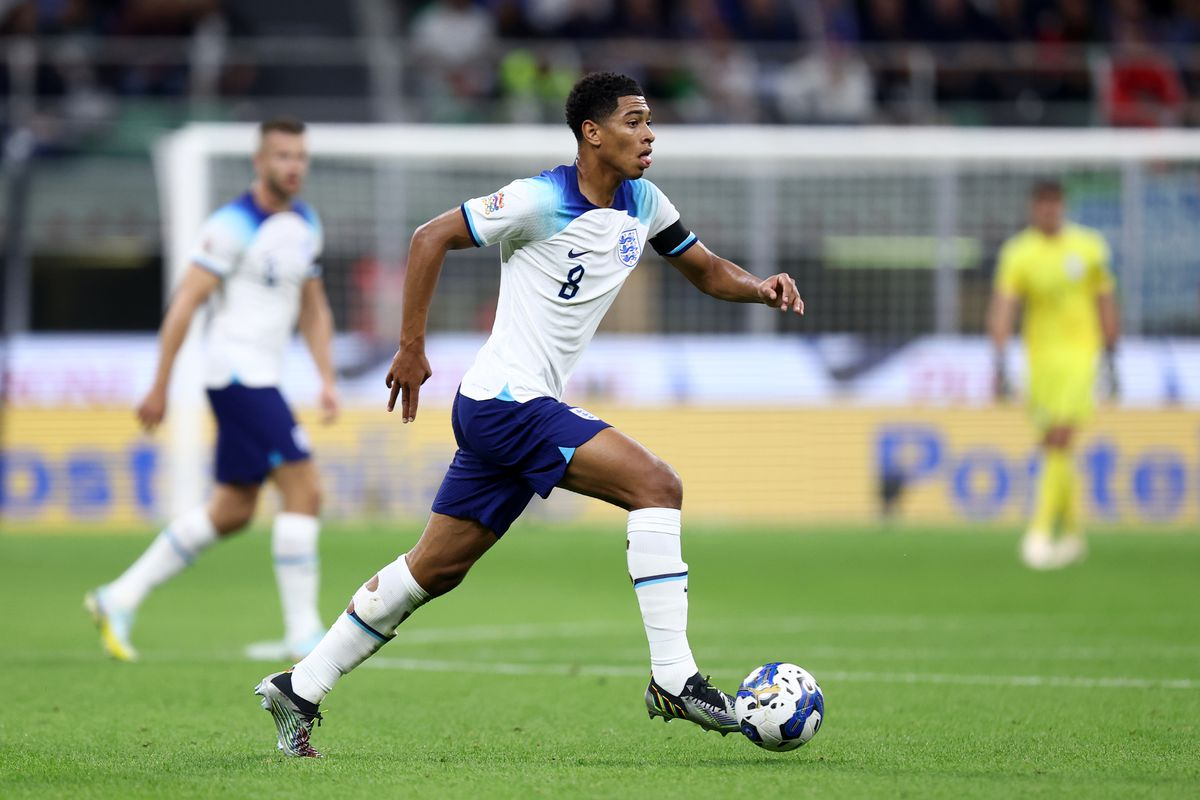
#> input picture EXPERIMENT 02/bellingam.jpg, 1200 x 800 px, found by its file name
$ python geometric_transformation_demo.py
#> lines starting #> are read from the running program, lines starting #| are printed output that depends on the picture
import cv2
import numpy as np
from matplotlib import pyplot as plt

image = cv2.imread('EXPERIMENT 02/bellingam.jpg',1)
#> image is the input picture: shape (800, 1200, 3); mean B, G, R 115.5, 141.5, 130.8

rows, cols, ch = image.shape
#> rows = 800; cols = 1200; ch = 3

pts1_affine = np.float32([[50, 50], [200, 50], [50, 200]])
pts2_affine = np.float32([[10, 100], [200, 50], [100, 250]])
M_affine = cv2.getAffineTransform(pts1_affine, pts2_affine)
affine_transformed = cv2.warpAffine(image, M_affine, (cols, rows))
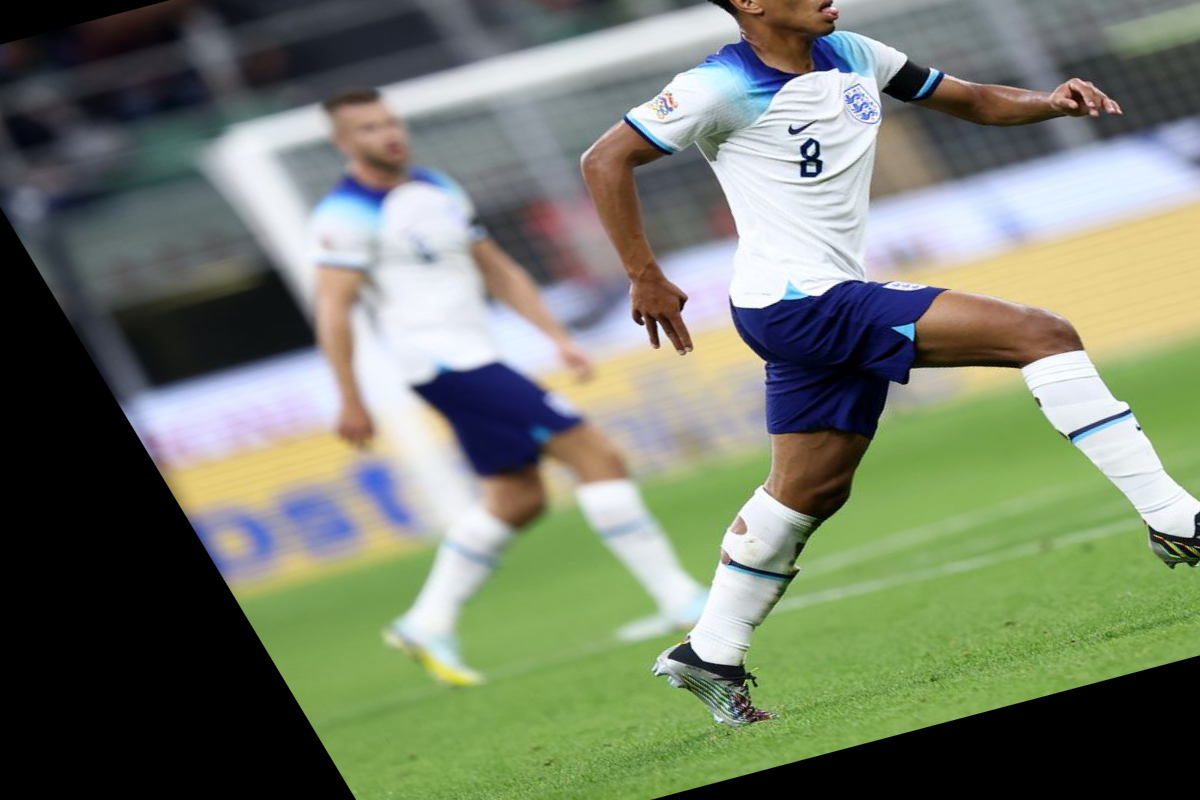
#> affine_transformed: shape (800, 1200, 3); mean B, G, R 107, 125, 116.8

pts1_perspective = np.float32([[50, 50], [200, 50], [50, 200], [200, 200]])
pts2_perspective = np.float32([[10, 100], [200, 50], [100, 250], [220, 220]])
M_perspective = cv2.getPerspectiveTransform(pts1_perspective, pts2_perspective)
perspective_transformed = cv2.warpPerspective(image, M_perspective, (cols, rows))
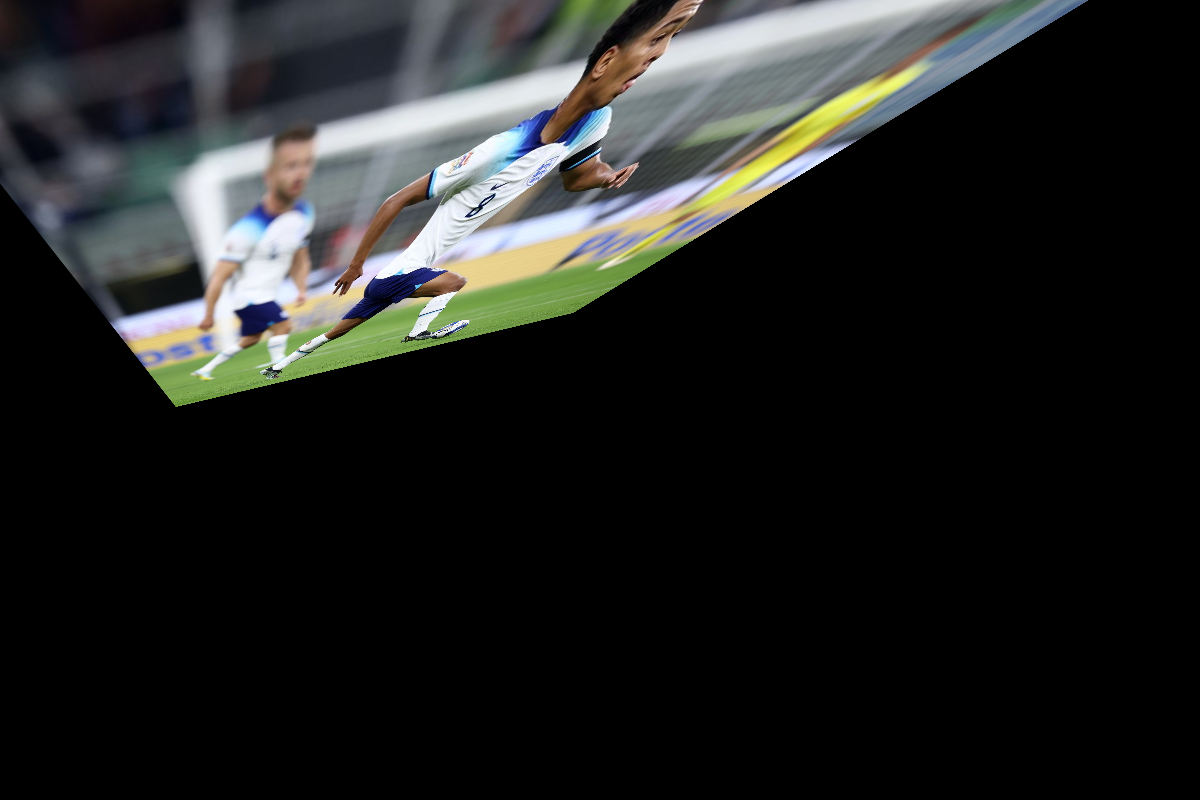
#> perspective_transformed: shape (800, 1200, 3); mean B, G, R 33.7, 35.1, 33.8

scale_x = 1.5
scale_y = 1.5
scaled_image = cv2.resize(image, None, fx=scale_x, fy=scale_y, interpolation=cv2.INTER_LINEAR)

M_translation = np.float32([[1, 0, 100], [0, 1, 50]])
translated_image = cv2.warpAffine(image, M_translation, (cols, rows))
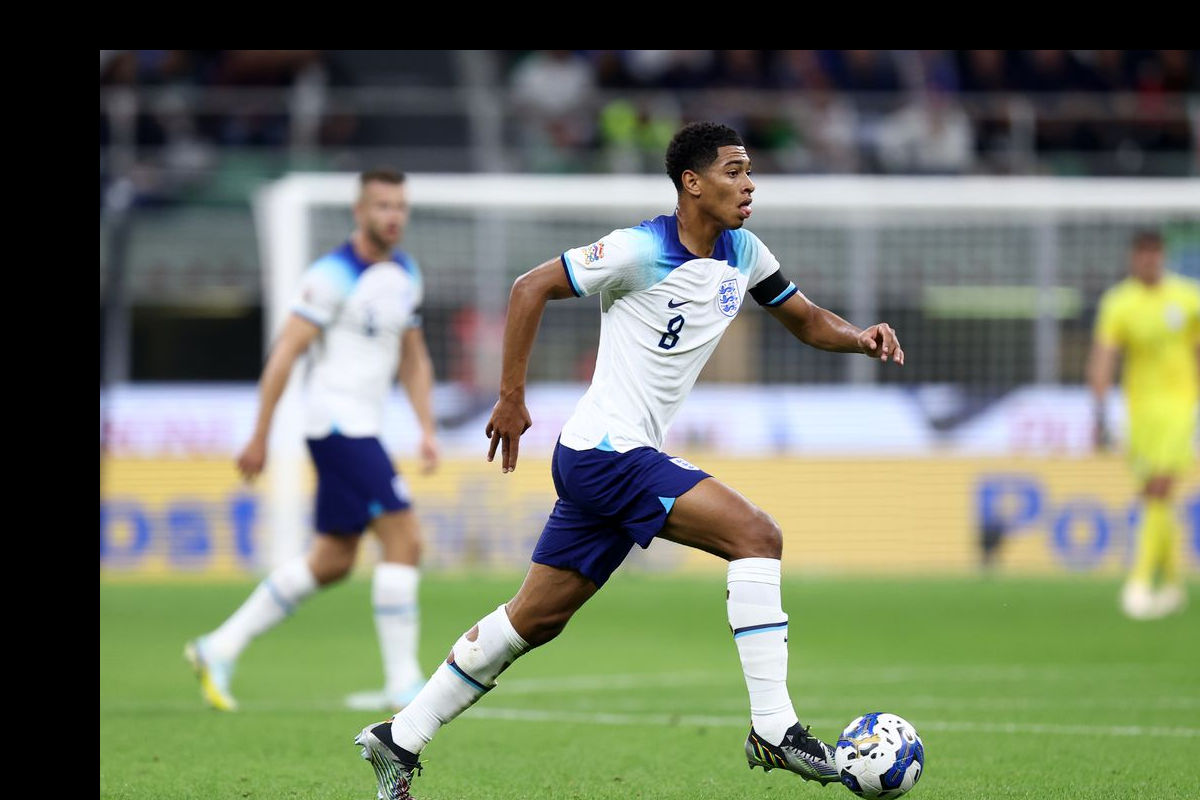
#> translated_image: shape (800, 1200, 3); mean B, G, R 102.1, 121.2, 113.7

center = (cols // 2, rows // 2)
#> center = (600, 400)
angle = 45
scale = 1.0
M = cv2.getRotationMatrix2D(center, angle, scale)
rotated_image = cv2.warpAffine(image, M, (cols, rows))
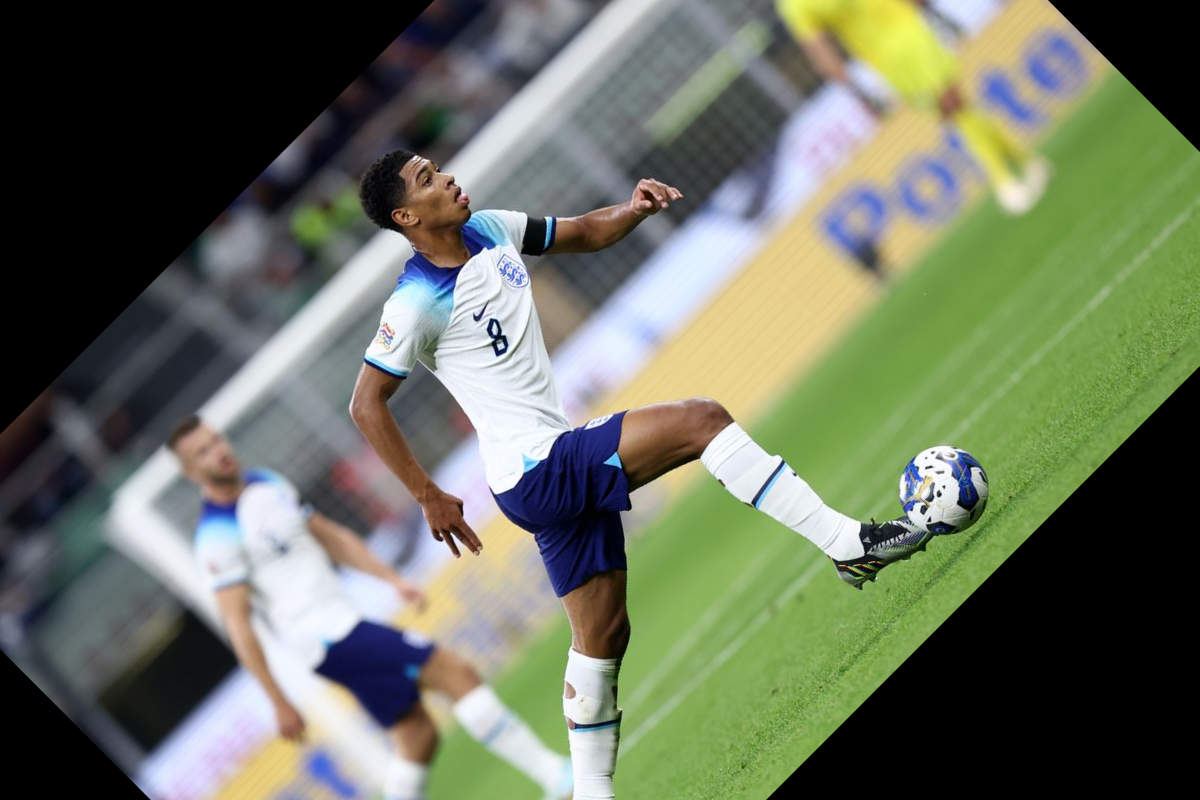
#> rotated_image: shape (800, 1200, 3); mean B, G, R 94.7, 113.4, 106


plt.subplot(321)
plt.imshow(image)
plt.title('ORIGINAL')

plt.subplot(322)
plt.imshow(affine_transformed)
plt.title('Affine Transformation')

plt.subplot(323)
#> (the run stopped early here; a loop or call above may not have finished)

$ run again, with EXPERIMENT 02/n2.png saved as EXPERIMENT 02/bellingam.jpg
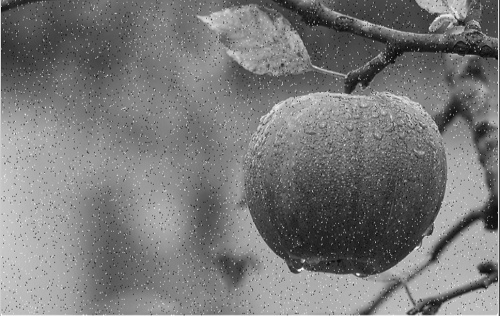
#> input picture EXPERIMENT 02/n2.png, 500 x 316 px, found by its file name
#> image is the input picture: shape (316, 500, 3); min 5, max 255, mean 120.8
#> `translated_image = cv2.warpAffine(image, M_translation, (cols, rows))`:
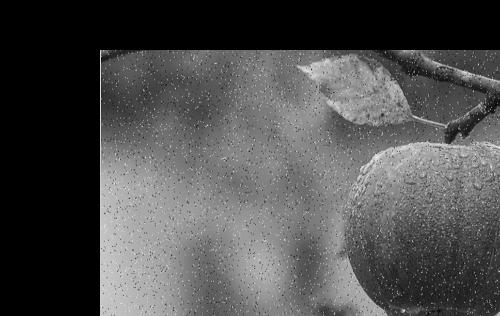
#> translated_image: shape (316, 500, 3); min 0, max 234, mean 78.5
#> `rotated_image = cv2.warpAffine(image, M, (cols, rows))`:
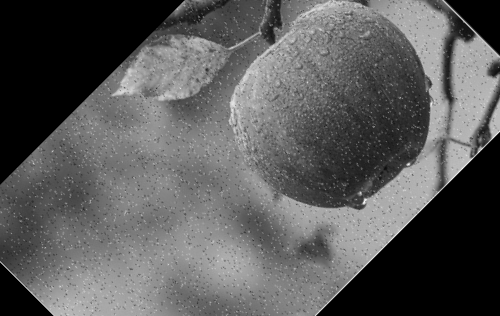
#> rotated_image: shape (316, 500, 3); min 0, max 248, mean 91
